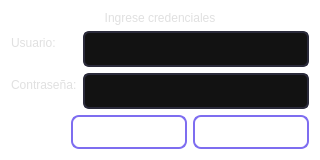
<?xml version="1.0" encoding="UTF-8"?>
<ui version="4.0">
 <class>LoginDialog</class>
 <widget class="QDialog" name="LoginDialog">
  <property name="geometry">
   <rect>
    <x>0</x>
    <y>0</y>
    <width>320</width>
    <height>160</height>
   </rect>
  </property>
  <property name="windowTitle">
   <string>Acceso</string>
  </property>
  <property name="styleSheet">
   <string notr="true">/* ===== ESTILOS BIEN PERRONES CON FONDOS OSCUROS ===== */

/* Estilo principal ultra oscuro */
QMainWindow {
    background: qlineargradient(x1: 0, y1: 0, x2: 1, y2: 1,
                               stop: 0 #0f0f1a, stop: 1 #1a1a2e);
    color: #ffffff;
    font-family: 'Segoe UI', Arial, sans-serif;
}

QWidget {
    background: transparent;
}

/* Botones con contraste brutal */
QPushButton {
    background: qlineargradient(x1: 0, y1: 0, x2: 0, y2: 1,
                               stop: 0 #6c5ce7, stop: 1 #5b4cd8);
    border: 2px solid #7e6df0;
    border-radius: 8px;
    color: white;
    font-weight: bold;
    padding: 8px 16px;
    font-size: 12px;
    min-width: 80px;
}

QPushButton:hover {
    background: qlineargradient(x1: 0, y1: 0, x2: 0, y2: 1,
                               stop: 0 #7e6df0, stop: 1 #6c5ce7);
    border: 2px solid #8d7df5;

}

QPushButton:pressed {
    background: qlineargradient(x1: 0, y1: 0, x2: 0, y2: 1,
                               stop: 0 #5b4cd8, stop: 1 #4a3bc7);

}

/* Botones de peligro */
QPushButton[danger=&quot;true&quot;] {
    background: qlineargradient(x1: 0, y1: 0, x2: 0, y2: 1,
                               stop: 0 #e74c3c, stop: 1 #c0392b);
    border: 2px solid #e74c3c;
}

QPushButton[danger=&quot;true&quot;]:hover {
    background: qlineargradient(x1: 0, y1: 0, x2: 0, y2: 1,
                               stop: 0 #ff6b6b, stop: 1 #e74c3c);
}

/* Line edits con fondo oscuro intenso */
QLineEdit {
    background: #121212;
    border: 2px solid #2a2a3a;
    border-radius: 6px;
    padding: 8px 12px;
    color: #ffffff;
    font-size: 12px;
    selection-background-color: #6c5ce7;
}

QLineEdit:focus {
    border: 2px solid #6c5ce7;
    background: #1a1a1a;
}

QLineEdit:disabled {
    background: #1a1a1a;
    color: #666666;
    border: 2px solid #333333;
}

/* Labels con buen contraste */
QLabel {
    color: #e0e0e0;
    font-size: 12px;
    background: transparent;
}

QLabel#titulo {
    font-size: 16px;
    font-weight: bold;
    color: #6c5ce7;
    background: transparent;
}

QLabel#subtitulo {
    font-size: 14px;
    color: #b8b8b8;
    background: transparent;
}

/* Combo boxes ultra oscuros */
QComboBox {
    background: #121212;
    border: 2px solid #2a2a3a;
    border-radius: 6px;
    padding: 6px 12px;
    color: #ffffff;
    min-width: 100px;
}

QComboBox::drop-down {
    border: none;
    width: 20px;
}

QComboBox::down-arrow {
    image: none;
    border-left: 5px solid transparent;
    border-right: 5px solid transparent;
    border-top: 5px solid #6c5ce7;
    width: 0px;
    height: 0px;
}

QComboBox QAbstractItemView {
    background: #121212;
    border: 1px solid #6c5ce7;
    color: #ffffff;
    selection-background-color: #6c5ce7;
}

QComboBox:disabled {
    background: #1a1a1a;
    color: #666666;
    border: 2px solid #333333;
}

/* Checkboxes y radio buttons */
QCheckBox, QRadioButton {
    color: #e0e0e0;
    spacing: 8px;
    background: transparent;
}

QCheckBox::indicator, QRadioButton::indicator {
    width: 16px;
    height: 16px;
    border: 2px solid #2a2a3a;
    border-radius: 3px;
    background: #121212;
}

QCheckBox::indicator:checked {
    background: #6c5ce7;
    border: 2px solid #6c5ce7;
}

QCheckBox::indicator:disabled, QRadioButton::indicator:disabled {
    background: #1a1a1a;
    border: 2px solid #333333;
}

QRadioButton::indicator {
    border-radius: 8px;
}

QRadioButton::indicator:checked {
    background: #6c5ce7;
    border: 2px solid #6c5ce7;
}

/* Progress bars oscuras */
QProgressBar {
    border: 2px solid #2a2a3a;
    border-radius: 6px;
    background: #121212;
    text-align: center;
    color: white;
}

QProgressBar::chunk {
    background: qlineargradient(x1: 0, y1: 0, x2: 1, y2: 0,
                               stop: 0 #6c5ce7, stop: 1 #8d7df5);
    border-radius: 4px;
}

/* Group boxes con fondo semitransparente */
QGroupBox {
    border: 2px solid #2a2a3a;
    border-radius: 8px;
    margin-top: 10px;
    padding-top: 10px;
    color: #6c5ce7;
    font-weight: bold;
    background: rgba(18, 18, 24, 0.8);
}

QGroupBox::title {
    subcontrol-origin: margin;
    left: 10px;
    padding: 0 8px 0 8px;
    background: transparent;
}

/* Tab widgets oscuros */
QTabWidget::pane {
    border: 2px solid #2a2a3a;
    border-radius: 6px;
    background: #121212;
}

QTabWidget::tab-bar {
    alignment: center;
}

QTabBar::tab {
    background: #121212;
    border: 2px solid #2a2a3a;
    border-bottom: none;
    border-top-left-radius: 6px;
    border-top-right-radius: 6px;
    padding: 8px 16px;
    color: #b8b8b8;
    margin-right: 2px;
}

QTabBar::tab:selected {
    background: #6c5ce7;
    border: 2px solid #6c5ce7;
    border-bottom: none;
    color: #ffffff;
}

QTabBar::tab:hover:!selected {
    background: #2a2a3a;
    color: #ffffff;
}

/* Scrollbars ultra oscuras */
QScrollBar:vertical {
    background: #121212;
    width: 12px;
    margin: 0px;
    border: none;
}

QScrollBar::handle:vertical {
    background: #6c5ce7;
    border-radius: 6px;
    min-height: 20px;
}

QScrollBar::handle:vertical:hover {
    background: #7e6df0;
}

QScrollBar::add-line:vertical, QScrollBar::sub-line:vertical {
    border: none;
    background: none;
}

QScrollBar:horizontal {
    background: #121212;
    height: 12px;
    margin: 0px;
    border: none;
}

QScrollBar::handle:horizontal {
    background: #6c5ce7;
    border-radius: 6px;
    min-width: 20px;
}

/* Menús y toolbars oscuros */
QMenuBar {
    background: #121212;
    color: #e0e0e0;
    border-bottom: 1px solid #2a2a3a;
}

QMenuBar::item:selected {
    background: #6c5ce7;
    color: #ffffff;
}

QMenu {
    background: #121212;
    color: #e0e0e0;
    border: 1px solid #2a2a3a;
}

QMenu::item:selected {
    background: #6c5ce7;
    color: #ffffff;
}

QToolBar {
    background: #121212;
    border: none;
    border-bottom: 1px solid #2a2a3a;
    spacing: 3px;
}

/* Tabla con fondo oscuro */
QTableView {
    background: #121212;
    border: 1px solid #2a2a3a;
    gridline-color: #2a2a3a;
    color: #e0e0e0;
    selection-background-color: #6c5ce7;
    alternate-background-color: #1a1a1a;
}

QHeaderView::section {
    background: #2a2a3a;
    color: #e0e0e0;
    padding: 6px;
    border: 1px solid #121212;
    font-weight: bold;
}

QTableView::item:hover {
    background: #2a2a3a;
}

/* List widgets oscuros */
QListWidget {
    background: #121212;
    border: 1px solid #2a2a3a;
    color: #e0e0e0;
    outline: none;
}

QListWidget::item {
    padding: 6px;
    border-bottom: 1px solid #1a1a1a;
}

QListWidget::item:selected {
    background: #6c5ce7;
    color: #ffffff;
}

QListWidget::item:hover:!selected {
    background: #2a2a3a;
}

/* Tree widgets */
QTreeWidget {
    background: #121212;
    border: 1px solid #2a2a3a;
    color: #e0e0e0;
}

QTreeWidget::item {
    padding: 4px;
}

QTreeWidget::item:selected {
    background: #6c5ce7;
    color: #ffffff;
}

QTreeWidget::item:hover:!selected {
    background: #2a2a3a;
}

/* Spin boxes y doubles */
QSpinBox, QDoubleSpinBox {
    background: #121212;
    border: 2px solid #2a2a3a;
    border-radius: 6px;
    padding: 6px 12px;
    color: #e0e0e0;
    selection-background-color: #6c5ce7;
}

QSpinBox:focus, QDoubleSpinBox:focus {
    border: 2px solid #6c5ce7;
    background: #1a1a1a;
}

/* Sliders oscuros */
QSlider::groove:horizontal {
    background: #2a2a3a;
    height: 4px;
    border-radius: 2px;
}

QSlider::handle:horizontal {
    background: #6c5ce7;
    border: 2px solid #5b4cd8;
    width: 16px;
    height: 16px;
    border-radius: 8px;
    margin: -6px 0;
}

QSlider::handle:horizontal:hover {
    background: #7e6df0;
    border: 2px solid #6c5ce7;
}

/* Efectos especiales para botones importantes */
QPushButton.important {
    background: qlineargradient(x1: 0, y1: 0, x2: 0, y2: 1,
                               stop: 0 #00b894, stop: 1 #00a085);
    border: 2px solid #00b894;
}

QPushButton.important:hover {
    background: qlineargradient(x1: 0, y1: 0, x2: 0, y2: 1,
                               stop: 0 #00cec9, stop: 1 #00b894);
}

/* Text edits oscuros */
QTextEdit {
    background: #121212;
    border: 2px solid #2a2a3a;
    border-radius: 6px;
    padding: 6px;
    color: #e0e0e0;
    selection-background-color: #6c5ce7;
}

QTextEdit:focus {
    border: 2px solid #6c5ce7;
    background: #1a1a1a;
}

/* Frames con variantes de oscuro */
QFrame {
    background: transparent;
}

QFrame[frameShape=&quot;4&quot;] { /* HLine */
    background: #2a2a3a;
    max-height: 1px;
}

QFrame[frameShape=&quot;5&quot;] { /* VLine */
    background: #2a2a3a;
    max-width: 1px;
}</string>
  </property>
  <layout class="QVBoxLayout" name="verticalLayout">
   <item>
    <widget class="QLabel" name="label">
     <property name="text">
      <string>Ingrese credenciales</string>
     </property>
     <property name="alignment">
      <set>Qt::AlignCenter</set>
     </property>
    </widget>
   </item>
   <item>
    <layout class="QFormLayout" name="formLayout">
     <item row="0" column="0">
      <widget class="QLabel" name="labelUser">
       <property name="text">
        <string>Usuario:</string>
       </property>
      </widget>
     </item>
     <item row="0" column="1">
      <widget class="QLineEdit" name="editUser"/>
     </item>
     <item row="1" column="0">
      <widget class="QLabel" name="labelPass">
       <property name="text">
        <string>Contraseña:</string>
       </property>
      </widget>
     </item>
     <item row="1" column="1">
      <widget class="QLineEdit" name="editPass">
       <property name="echoMode">
        <enum>QLineEdit::Password</enum>
       </property>
      </widget>
     </item>
    </layout>
   </item>
   <item>
    <layout class="QHBoxLayout" name="horizontalLayout">
     <item>
      <spacer name="horizontalSpacer">
       <property name="orientation">
        <enum>Qt::Horizontal</enum>
       </property>
       <property name="sizeType">
        <enum>QSizePolicy::Expanding</enum>
       </property>
       <property name="sizeHint" stdset="0">
        <size>
         <width>0</width>
         <height>0</height>
        </size>
       </property>
      </spacer>
     </item>
     <item>
      <widget class="QPushButton" name="btnCancel">
       <property name="text">
        <string>Cancelar</string>
       </property>
      </widget>
     </item>
     <item>
      <widget class="QPushButton" name="btnLogin">
       <property name="text">
        <string>Entrar</string>
       </property>
      </widget>
     </item>
    </layout>
   </item>
  </layout>
 </widget>
 <resources/>
 <connections/>
</ui>
